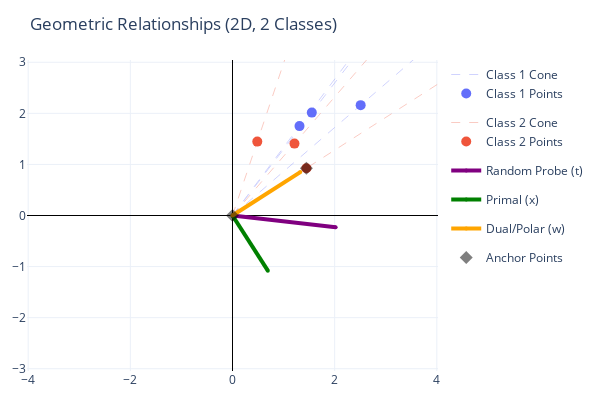
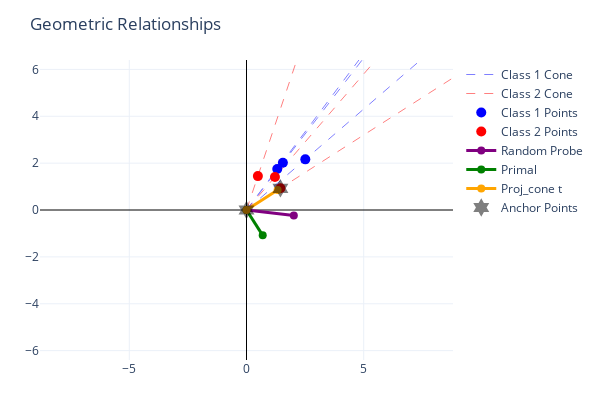

Notebook cell for these charts, in order:
### Code cell
plot_cone_geometry(P, G, M, t_k, primal, anchor_points)
plot_cone_geometry_old(G, M, t_k, primal, w, anchor_points)

### Figure 1 — Plotly figure (JSON) as saved in the notebook; plotly's stock layout.template omitted (floating-point values rounded to 4 significant figures)
{"data": [{"hoverinfo": "skip", "legendgroup": "group0", "line": {"color": "#636EFA", "dash": "dash", "width": 1}, "mode": "lines", "name": "Class 1 Cone", "opacity": 0.3, "type": "scatter", "x": [0.0, 11.84, NaN, 0.0, 22.65, NaN, 0.0, 14.02, NaN], "y": [0.0, 15.8, NaN, 0.0, 19.51, NaN, 0.0, 18.18, NaN]}, {"legendgroup": "group0", "marker": {"color": "#636EFA", "size": 10}, "mode": "markers", "name": "Class 1 Points", "type": "scatter", "x": [1.312, 2.509, 1.553], "y": [1.75, 2.161, 2.014]}, {"hoverinfo": "skip", "legendgroup": "group1", "line": {"color": "#EF553B", "dash": "dash", "width": 1}, "mode": "lines", "name": "Class 2 Cone", "opacity": 0.3, "type": "scatter", "x": [0.0, 13.06, NaN, 0.0, 4.382, NaN, 0.0, 10.95, NaN], "y": [0.0, 8.358, NaN, 0.0, 13.06, NaN, 0.0, 12.71, NaN]}, {"legendgroup": "group1", "marker": {"color": "#EF553B", "size": 10}, "mode": "markers", "name": "Class 2 Points", "type": "scatter", "x": [1.447, 0.4854, 1.213], "y": [0.9259, 1.447, 1.408]}, {"line": {"color": "purple", "width": 4}, "marker": {"color": "purple", "size": 4}, "mode": "lines+markers", "name": "Random Probe (t)", "type": "scatter", "x": [0.0, 2.019], "y": [0.0, -0.2311]}, {"line": {"color": "green", "width": 4}, "marker": {"color": "green", "size": 4}, "mode": "lines+markers", "name": "Primal (x)", "type": "scatter", "x": [0.0, 0.6915], "y": [0.0, -1.081]}, {"line": {"color": "orange", "width": 4}, "marker": {"color": "orange", "size": 4}, "mode": "lines+markers", "name": "Dual/Polar (w)", "type": "scatter", "x": [0.0, 1.328], "y": [0.0, 0.8495]}, {"marker": {"color": "black", "opacity": 0.5, "size": 10, "symbol": "diamond"}, "mode": "markers", "name": "Anchor Points", "type": "scatter", "x": [0.0, 1.447], "y": [0.0, 0.9259]}], "layout": {"height": 400, "margin": {"b": 20, "l": 20, "r": 20, "t": 60}, "title": {"text": "Geometric Relationships (2D, 2 Classes)"}, "width": 600, "xaxis": {"range": [-3.009, 3.009], "zeroline": true, "zerolinecolor": "black", "zerolinewidth": 1}, "yaxis": {"range": [-3.009, 3.009], "scaleanchor": "x", "scaleratio": 1, "zeroline": true, "zerolinecolor": "black", "zerolinewidth": 1}}}

### Figure 2 — Plotly figure (JSON) as saved in the notebook; plotly's stock layout.template omitted (floating-point values rounded to 4 significant figures)
{"data": [{"hoverinfo": "skip", "line": {"color": "blue", "dash": "dash", "width": 1}, "mode": "lines", "name": "Class 1 Cone", "opacity": 0.5, "type": "scatter", "x": [0, 20.99, null, 0, 40.15, null, 0, 24.84, null], "y": [0, 28.01, null, 0, 34.57, null, 0, 32.23, null]}, {"hoverinfo": "skip", "line": {"color": "red", "dash": "dash", "width": 1}, "mode": "lines", "name": "Class 2 Cone", "opacity": 0.5, "type": "scatter", "x": [0, 23.15, null, 0, 7.767, null, 0, 19.41, null], "y": [0, 14.81, null, 0, 23.15, null, 0, 22.52, null]}, {"marker": {"color": "blue", "size": 10}, "mode": "markers", "name": "Class 1 Points", "type": "scatter", "x": [1.312, 2.509, 1.553], "y": [1.75, 2.161, 2.014]}, {"marker": {"color": "red", "size": 10}, "mode": "markers", "name": "Class 2 Points", "type": "scatter", "x": [1.447, 0.4854, 1.213], "y": [0.9259, 1.447, 1.408]}, {"line": {"color": "purple", "width": 3}, "marker": {"color": "purple", "size": 8}, "mode": "lines+markers", "name": "Random Probe", "type": "scatter", "x": [0, 2.019], "y": [0, -0.2311]}, {"line": {"color": "green", "width": 3}, "marker": {"color": "green", "size": 8}, "mode": "lines+markers", "name": "Primal", "type": "scatter", "x": [0, 0.6915], "y": [0, -1.081]}, {"line": {"color": "orange", "width": 3}, "marker": {"color": "orange", "size": 8}, "mode": "lines+markers", "name": "Proj_cone t", "type": "scatter", "x": [0, 1.328], "y": [0, 0.8495]}, {"marker": {"color": "black", "opacity": 0.5, "size": 14, "symbol": "hexagram"}, "mode": "markers", "name": "Anchor Points", "type": "scatter", "x": [0.0, 1.447], "y": [0.0, 0.9259]}], "layout": {"height": 400, "margin": {"b": 40, "l": 40, "r": 40, "t": 60}, "title": {"text": "Geometric Relationships"}, "width": 600, "xaxis": {"range": [-6.4, 6.4], "zeroline": true, "zerolinecolor": "black", "zerolinewidth": 1}, "yaxis": {"range": [-6.4, 6.4], "scaleanchor": "x", "scaleratio": 1, "zeroline": true, "zerolinecolor": "black", "zerolinewidth": 1}}}
